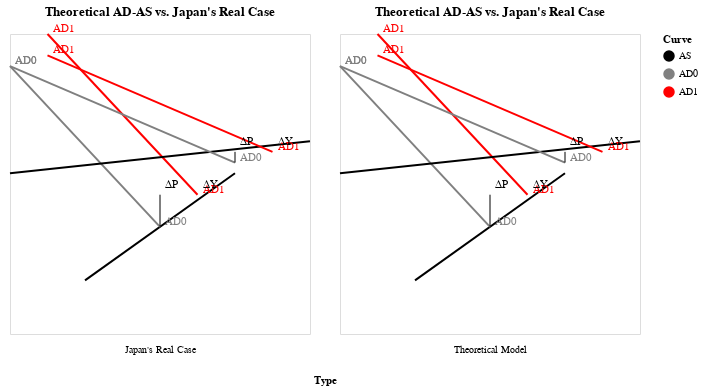

The cell this chart's notebook holds for it:
### Markdown cell above
### Conclusion:

This analysis compared Japan's macroeconomic performance from 2010 to 2024 with the predictions of the standard Aggregate Demand-Aggregate Supply (AD-AS) model.

The real data chart showed that while Japan experienced periods of GDP growth, particularly after 2013 with the implementation of Abenomics, CPI inflation remained relatively low, mostly below 2%.

The theoretical AD-AS chart illustrated the standard model's prediction that a rightward shift in the Aggregate Demand curve typically leads to both higher output (GDP) and a significant increase in the price level (inflation).

However, Japan's experience deviates from this standard prediction. The persistently low inflation despite some GDP growth suggests that factors beyond simple AD shifts were at play. These likely include structural characteristics of the Japanese economy such as an aging population, deflationary expectations, and potentially a relatively flat Aggregate Supply curve, which would absorb increases in demand with minimal price changes.

Therefore, while the AD-AS model provides a useful framework, it only partially explains Japan's macroeconomic situation during this period. Other factors influencing aggregate supply and the unique structural characteristics of the Japanese economy played a significant role in keeping inflation subdued despite expansionary policies aimed at stimulating demand.

### Code cell
import altair as alt
import pandas as pd

# Create data for the theoretical AD-AS model
theoretical_data = pd.DataFrame({
    'Type': ['Theoretical Model'] * 6,
    'Curve': ['AS', 'AD0', 'AD0', 'AD1', 'AD1', 'AS'],
    'X': [1, 0, 2, 0.5, 2.5, 3],
    'Y': [0.5, 2.5, 1, 2.8, 1.3, 1.5] # Adjusted Y values for a clearer intersection shift
})

# Create data for Japan's case
japan_data = pd.DataFrame({
    'Type': ["Japan's Real Case"] * 6,
    'Curve': ['AS', 'AD0', 'AD0', 'AD1', 'AD1', 'AS'],
    'X': [0, 0, 3, 0.5, 3.5, 4], # Adjusted X values for flatter AS
    'Y': [1.5, 2.5, 1.6, 2.6, 1.7, 1.8] # Adjusted Y values for flatter AS and minimal P change
})

# Combine the data
combined_data = pd.concat([theoretical_data, japan_data])

# Create the base chart with lines
line_chart = alt.Chart(combined_data).mark_line().encode(
    x=alt.X('X', title='Output (Y)', axis=None),
    y=alt.Y('Y', title='Price Level (P)', axis=None),
    color=alt.Color('Curve', scale=alt.Scale(domain=['AS', 'AD0', 'AD1'], range=['black', 'gray', 'red'])),
    detail='Type'
)

# Add text labels for curves
text = alt.Chart(combined_data).mark_text(align='left', dx=5, dy=-5).encode(
    x='X',
    y='Y',
    text='Curve',
    color=alt.Color('Curve', scale=alt.Scale(domain=['AS', 'AD0', 'AD1'], range=['black', 'gray', 'red'])),
    detail='Type'
).transform_filter(
    alt.datum.Curve != 'AS' # Only label AD curves
)

# Add arrows for Delta Y and Delta P for Theoretical Model
theoretical_arrows = pd.DataFrame({
    'Type': ['Theoretical Model'] * 2,
    'x': [2, 2.5], # Starting X for delta P, Starting X for delta Y
    'y': [1, 1.3], # Starting Y for delta P, Starting Y for delta Y
    'x2': [2, 2.5], # Ending X for delta P, Ending X for delta Y
    'y2': [1.3, 1.3], # Ending Y for delta P, Ending Y for delta Y
    'text': ['ΔP', 'ΔY']
})

# Add arrows for Delta Y and Delta P for Japan's Real Case
japan_arrows = pd.DataFrame({
    'Type': ["Japan's Real Case"] * 2,
    'x': [3, 3.5], # Starting X for delta P, Starting X for delta Y
    'y': [1.6, 1.7], # Starting Y for delta P, Starting Y for delta Y
    'x2': [3, 3.5], # Ending X for delta P, Ending X for delta Y
    'y2': [1.7, 1.7], # Ending Y for delta P, Ending Y for delta Y
    'text': ['ΔP', 'ΔY']
})

# Combine arrow data
arrow_data = pd.concat([theoretical_arrows, japan_arrows])

# Create the arrow chart
arrow_chart = alt.Chart(arrow_data).mark_rule().encode(
    x='x',
    y='y',
    x2='x2',
    y2='y2',
    detail='Type'
)

# Add text for the arrows
arrow_text = alt.Chart(arrow_data).mark_text(align='left', dy=-10, dx=5).encode(
    x='x2',
    y='y2',
    text='text',
    detail='Type'
)


# Layer the lines, text, arrows, and arrow text, then facet
final_chart = alt.layer(line_chart, text, arrow_chart, arrow_text, data=combined_data).properties(
    title='Theoretical AD-AS vs. Japan\'s Real Case'
).facet(
    column=alt.Column('Type', header=alt.Header(titleOrient="bottom", labelOrient="bottom"))
)


# Display the chart
final_chart

### Figure 1 — Vega-Lite specification as saved in the notebook (floating-point values rounded to 4 significant figures)
{"config": {"view": {"continuousWidth": 300, "continuousHeight": 300}}, "data": {"name": "data-9eb63c671e87627e76ad460177300198"}, "facet": {"column": {"field": "Type", "header": {"labelOrient": "bottom", "titleOrient": "bottom"}, "type": "nominal"}}, "spec": {"layer": [{"data": {"name": "data-9eb63c671e87627e76ad460177300198"}, "mark": {"type": "line"}, "encoding": {"color": {"field": "Curve", "scale": {"domain": ["AS", "AD0", "AD1"], "range": ["black", "gray", "red"]}, "type": "nominal"}, "detail": {"field": "Type", "type": "nominal"}, "x": {"axis": null, "field": "X", "title": "Output (Y)", "type": "quantitative"}, "y": {"axis": null, "field": "Y", "title": "Price Level (P)", "type": "quantitative"}}}, {"data": {"name": "data-9eb63c671e87627e76ad460177300198"}, "mark": {"type": "text", "align": "left", "dx": 5, "dy": -5}, "encoding": {"color": {"field": "Curve", "scale": {"domain": ["AS", "AD0", "AD1"], "range": ["black", "gray", "red"]}, "type": "nominal"}, "detail": {"field": "Type", "type": "nominal"}, "text": {"field": "Curve", "type": "nominal"}, "x": {"field": "X", "type": "quantitative"}, "y": {"field": "Y", "type": "quantitative"}}, "transform": [{"filter": "(datum.Curve !== 'AS')"}]}, {"data": {"name": "data-46ea83125b41be6db5aa4f131b3d7043"}, "mark": {"type": "rule"}, "encoding": {"detail": {"field": "Type", "type": "nominal"}, "x": {"field": "x", "type": "quantitative"}, "x2": {"field": "x2"}, "y": {"field": "y", "type": "quantitative"}, "y2": {"field": "y2"}}}, {"data": {"name": "data-46ea83125b41be6db5aa4f131b3d7043"}, "mark": {"type": "text", "align": "left", "dx": 5, "dy": -10}, "encoding": {"detail": {"field": "Type", "type": "nominal"}, "text": {"field": "text", "type": "nominal"}, "x": {"field": "x2", "type": "quantitative"}, "y": {"field": "y2", "type": "quantitative"}}}], "title": "Theoretical AD-AS vs. Japan's Real Case"}, "$schema": "https://vega.github.io/schema/vega-lite/v5.20.1.json", "datasets": {"data-9eb63c671e87627e76ad460177300198": [{"Type": "Theoretical Model", "Curve": "AS", "X": 1.0, "Y": 0.5}, {"Type": "Theoretical Model", "Curve": "AD0", "X": 0.0, "Y": 2.5}, {"Type": "Theoretical Model", "Curve": "AD0", "X": 2.0, "Y": 1.0}, {"Type": "Theoretical Model", "Curve": "AD1", "X": 0.5, "Y": 2.8}, {"Type": "Theoretical Model", "Curve": "AD1", "X": 2.5, "Y": 1.3}, {"Type": "Theoretical Model", "Curve": "AS", "X": 3.0, "Y": 1.5}, {"Type": "Japan's Real Case", "Curve": "AS", "X": 0.0, "Y": 1.5}, {"Type": "Japan's Real Case", "Curve": "AD0", "X": 0.0, "Y": 2.5}, {"Type": "Japan's Real Case", "Curve": "AD0", "X": 3.0, "Y": 1.6}, {"Type": "Japan's Real Case", "Curve": "AD1", "X": 0.5, "Y": 2.6}, {"Type": "Japan's Real Case", "Curve": "AD1", "X": 3.5, "Y": 1.7}, {"Type": "Japan's Real Case", "Curve": "AS", "X": 4.0, "Y": 1.8}], "data-46ea83125b41be6db5aa4f131b3d7043": [{"Type": "Theoretical Model", "x": 2.0, "y": 1.0, "x2": 2.0, "y2": 1.3, "text": "ΔP"}, {"Type": "Theoretical Model", "x": 2.5, "y": 1.3, "x2": 2.5, "y2": 1.3, "text": "ΔY"}, {"Type": "Japan's Real Case", "x": 3.0, "y": 1.6, "x2": 3.0, "y2": 1.7, "text": "ΔP"}, {"Type": "Japan's Real Case", "x": 3.5, "y": 1.7, "x2": 3.5, "y2": 1.7, "text": "ΔY"}]}}
